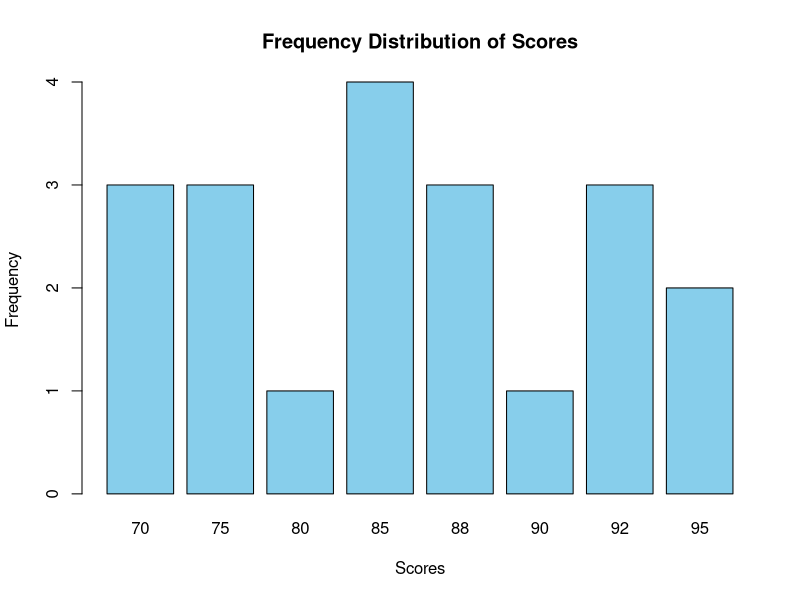

Recreate this plot in R.
# Sample dataset: marks of students
scores <- c(85, 92, 88, 70, 75, 85, 92, 88, 70, 75, 95, 80, 85, 90, 92, 85, 70, 88, 75, 95)

# Create frequency table
freq_table <- table(scores)

print("Simple Frequency Table:")
print(freq_table)

# Bar plot of the frequency table
barplot(freq_table, 
        main = "Frequency Distribution of Scores", 
        xlab = "Scores", 
        ylab = "Frequency", 
        col = "skyblue",
        border = "black")